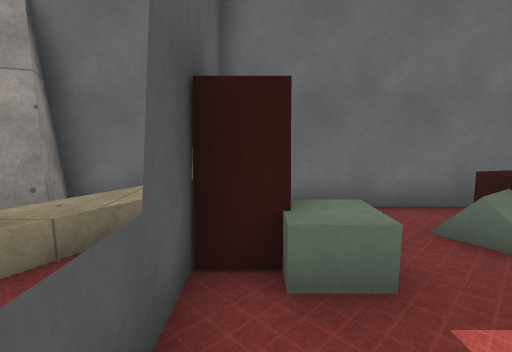
view 1 (above)

12 first-person views from a walk through a Unity game level. The camera is 1.4 m above the floor, tilts 8° down and sees 85° across. The floor is counted in squares, 1 m on a side. Each view is taken from the middle of a square. On the plan, view 1 faces up. The plan holds only what a view shows up to about 14 squares ahead; the rest is blank. The place goes on beyond the plan. Surface patterns are stand-ins for the level's own textures.

view 2
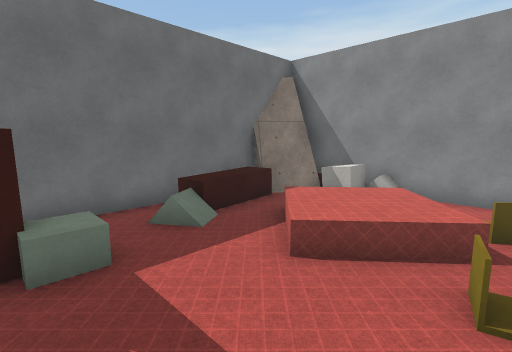

view 3
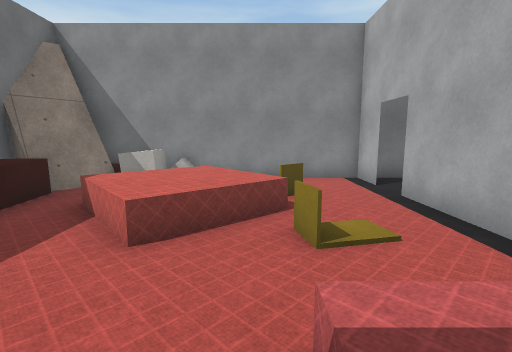

view 4
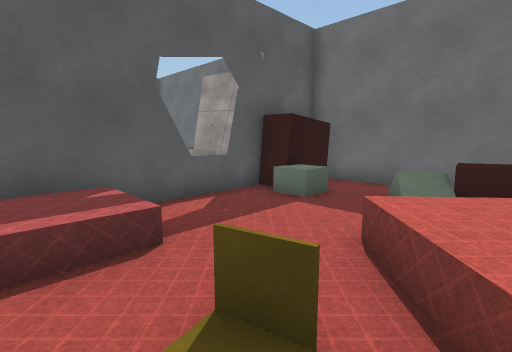

view 5
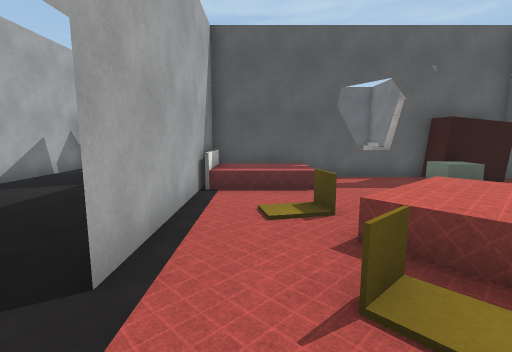

view 6
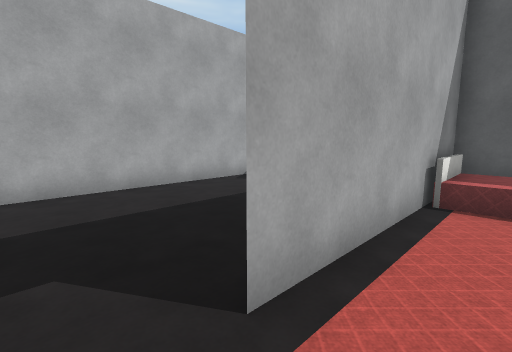

view 7
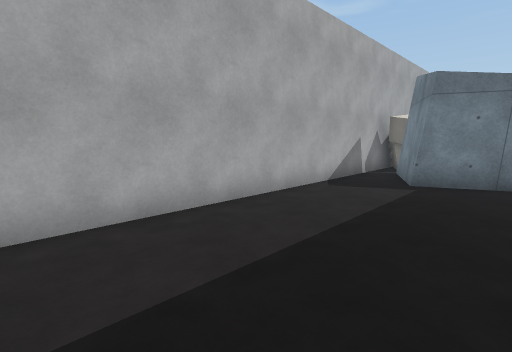

view 8
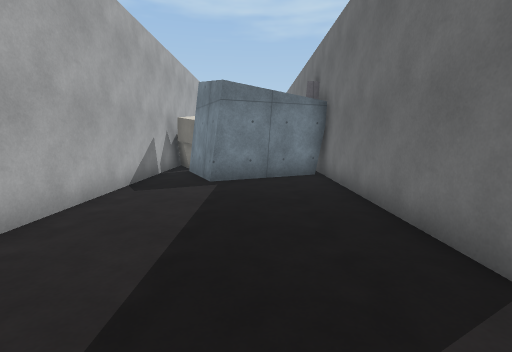

view 9
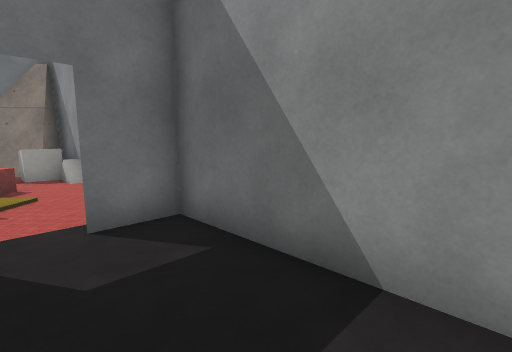

view 10
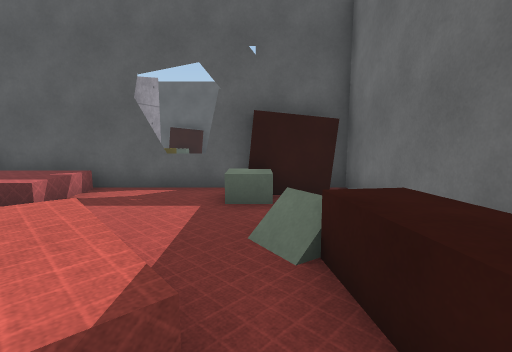

view 11
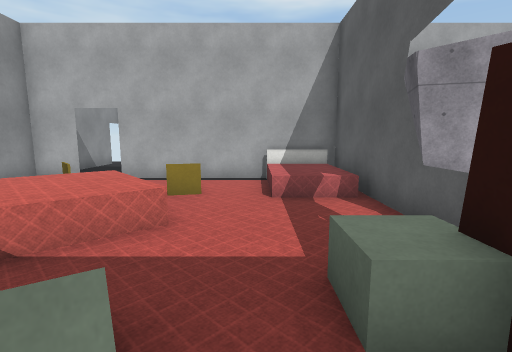

view 12
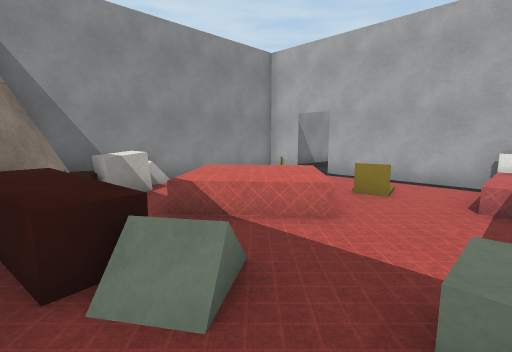

### Floor plan
Key: @ floor where view 1 was taken; # wall or solid block; . main floor; : floor 0.5 m higher than the main floor; = window, fence, low wall or low ledge; ^ raised ledge; O other object.
Columns run from 5 left of view 1 to 10 right of it. Each row starts with its distance up from view 1.
  6  #############
  5  ##OOO...OOO###
  4 ###O O..OOOOO###
  3  OO.OOO......OO#
  2  OO.#.O...^^.OO#
  1     =....^^^^=##
  0     #@...^^^^=.#
 -1  ####.....^^...#
 -2    ##::.=O..=..#
 -3     #::........#
 -4     ########.###
 -5    ##..........#
 -6     #..........#
 -7     ##.........#
 -8     ##.........#
 -9 O  ##..........#
-10 OOO............
-11 OO#############

Where each view was taken, in squares from view 1:
view 1: 0 up, 0 right, facing up
view 2: 2 down, 0 right, facing up-right
view 3: 1 down, 0 right, facing right
view 4: 3 down, 5 right, facing up-left
view 5: 3 down, 9 right, facing left
view 6: 3 down, 8 right, facing down-left
view 7: 6 down, 9 right, facing down-left
view 8: 7 down, 9 right, facing left
view 9: 9 down, 7 right, facing up-right
view 10: 3 up, 7 right, facing left
view 11: 5 up, 2 right, facing down
view 12: 5 up, 1 right, facing down-right
